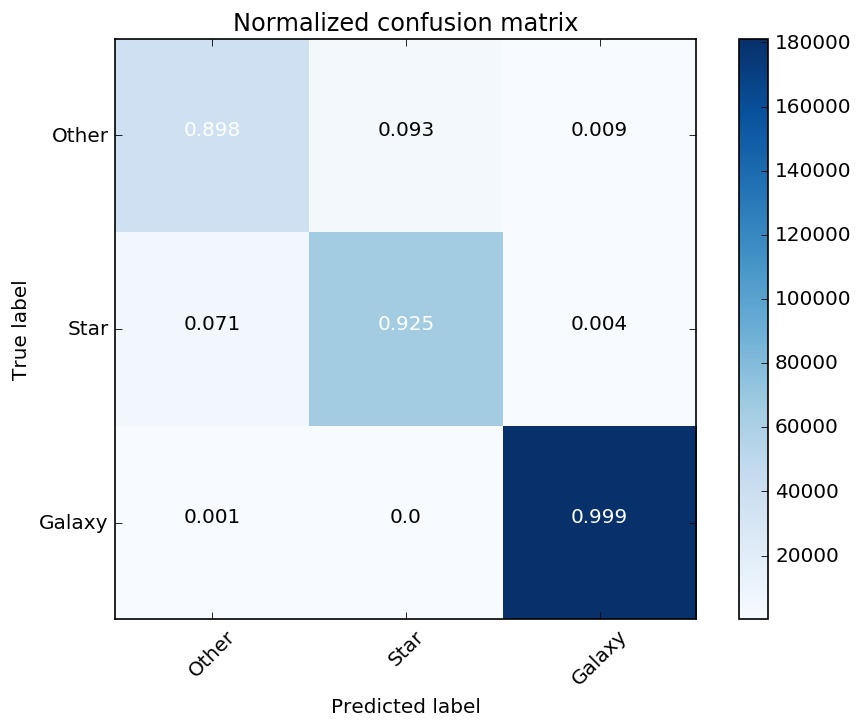

Source code (Python):
import matplotlib.pyplot as plt
plt.switch_backend('agg')
import numpy as np
from sklearn.metrics import confusion_matrix
import itertools

#Confusion matrix.
def plot_confusion_matrix(cm, classes,
                          normalize=False,
                          title='Confusion matrix',
                          cmap=plt.cm.Blues):
    """
    This function prints and plots the confusion matrix.
    Normalization can be applied by setting `normalize=True`.
    """
    plt.imshow(cm, interpolation='nearest', cmap=cmap)
    plt.title(title)
    plt.colorbar()
    tick_marks = np.arange(len(classes))
    plt.xticks(tick_marks, classes, rotation=45)
    plt.yticks(tick_marks, classes)

    np.set_printoptions(precision=2)

    if normalize:
        cm = cm.astype('float') / cm.sum(axis=1)[:, np.newaxis]
        print("Normalized confusion matrix")
    else:
        print('Confusion matrix, without normalization')

    print(cm)

    thresh = cm.max() / 2.
    for i, j in itertools.product(range(cm.shape[0]), range(cm.shape[1])):
        plt.text(j, i, float("{0:.3f}".format(cm[i, j])),
                 horizontalalignment="center",
                 color="white" if float("{0:.3f}".format(cm[i, j])) > float("{0:.3f}".format(thresh)) else "black")

    plt.tight_layout()
    plt.ylabel('True label')
    plt.xlabel('Predicted label')


# Read saved true and predicted labels.
y_truth = np.loadtxt('truth_labels.txt') 
y_pred = np.loadtxt('pred_labels.txt')

# Compute confusion matrix.
cmat = confusion_matrix(y_truth, y_pred)
print(cmat)

# Name of the classes in data.
class_names = ['Other', 'Star', 'Galaxy']  

# Plot normalized confusion matrix
fig = plt.figure()
plot_confusion_matrix(cmat, classes=class_names, normalize=True, title='Normalized confusion matrix')
plt.show()
fig.savefig('confusion_matrix.jpeg', dpi=120, bbox_inches='tight')

